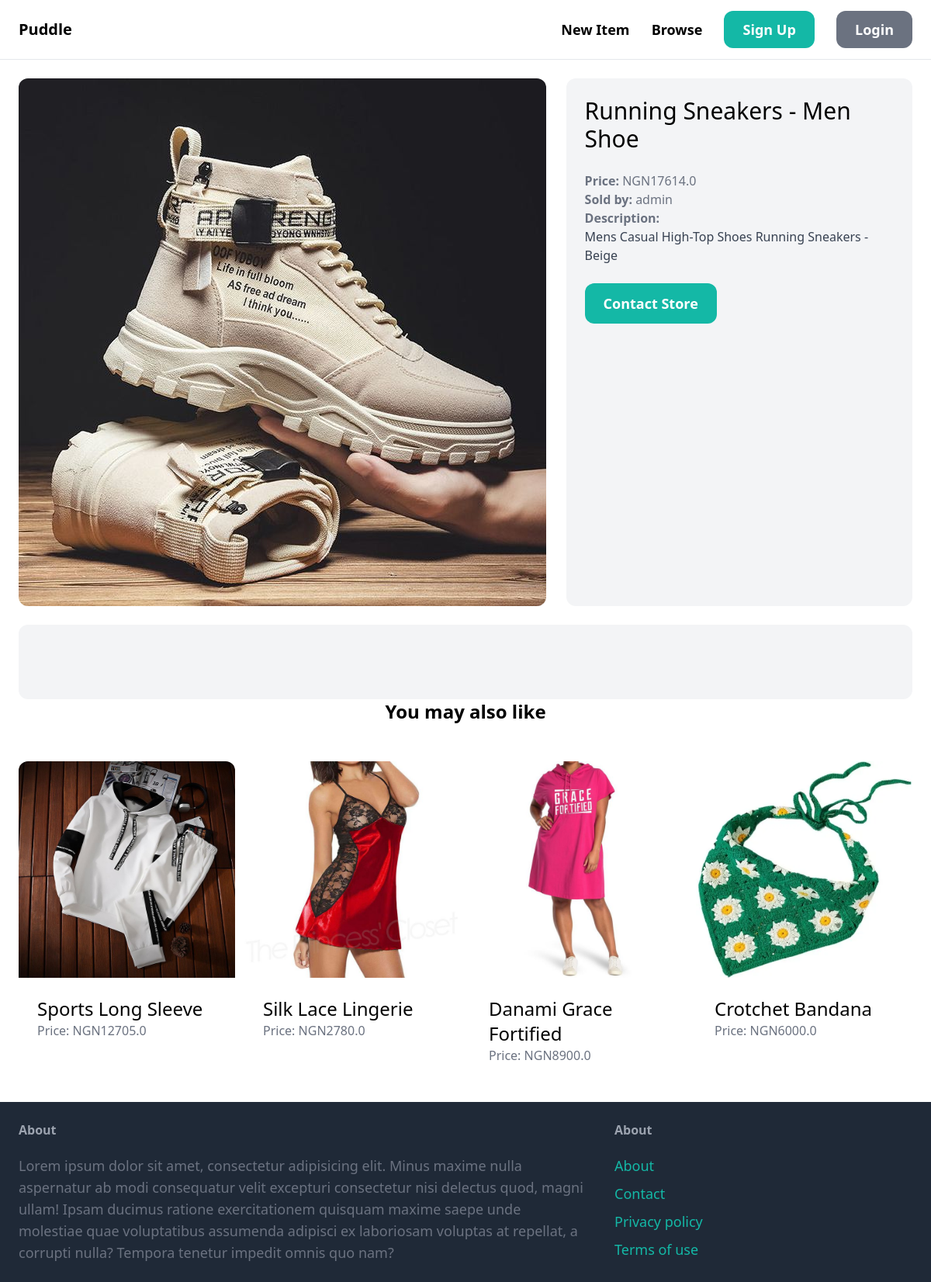
Screenshot of /items/2/ with the database file from the repository.
### item/models.py (models this page shows, shortened)
class Item(models.Model):
    category = models.ForeignKey(Category, related_name='items', on_delete=models.CASCADE)
    name = models.CharField(max_length=255)
    description = models.TextField(blank=True, null=True)
    price = models.FloatField()
    image = models.ImageField(upload_to='item_images', blank=True, null=True)
    is_sold = models.BooleanField(default=False)
    created_by = models.ForeignKey(User, related_name='items', on_delete=models.CASCADE)
    created_at = models.DateTimeField(auto_now_add=True)

### item/views.py (the view)
# urls.py: path('<int:pk>/', views.detail, name='detail'),
def detail(request, pk):
    item = get_object_or_404(Item, pk=pk)
    related_items = Item.objects.filter(category=item.category, is_sold=False).exclude(pk=pk)[0:4]
    return render(request, 'item/detail.html', {
        'item': item,
        'related_items': related_items,
    })

### item/templates/item/detail.html (shortened to what this page needs)
{% extends 'core/base.html' %}
{% block content %}
    <div class="grid grid-cols-5 gap-6">
        <div class="col-span-3">
            <img src="{{ item.image.url }}" alt="Item Image" class="rounded-xl">
        </div>
        <div class="col-span-2 p-6 bg-gray-100 rounded-xl">
            <h1 class="mb-6 text-3xl">{{ item.name }}</h1>
            <p class="text-gray-500"><strong>Price: </strong>NGN{{ item.price }}</p>
            <p class="text-gray-500"><strong>Sold by: </strong>{{ item.created_by }}</p>
            {% if item.description %}
                <p class="text-gray-700">
                    <strong class="text-gray-500">Description: </strong><br>
                    {{ item.description }}
                </p>
            {% endif %}
            <a href="#" class="inline-block mt-6 px-6 py-3 text-lg font-semibold bg-teal-500 text-white hover:bg-teal-700 rounded-xl">Contact Store</a>
        </div>
    </div>
    <div class="mt-6 px-6 py-12 bg-gray-100 rounded-xl"></div>
        <h2 class="mb-12 text-2xl text-center"><strong>You may also like</strong></h2>
        <div class="grid grid-cols-4 gap-3">
            {% for item in related_items %}
                <div>
                    <a href="{% url 'item:detail' item.id %}">
                        <div>
                            <img src="{{ item.image.url }}" class="rounded-t-xl" alt="Item Image">
                        </div>
                        <div class="p-6 bg-white rounded-b-xl">
                            <h2 class="text-2xl">{{ item.name }}</h2>
                            <p class="text-gray-500">Price: NGN{{ item.price }}</p>
                        </div>
                    </a>
                </div>
            {% endfor %}
        </div>
    </div>
{% endblock %}

### rows the page displays
Item: image (picture), name "Running Sneakers - Men Shoe", price "17614.0", created_by "admin", description "Mens Casual High-Top Shoes Running Sneakers - Beige"
Item: image (picture), name "Sports Long Sleeve", price "12705.0"
Item: image (picture), name "Silk Lace Lingerie", price "2780.0"
Item: image (picture), name "Danami Grace Fortified", price "8900.0"
Item: image (picture), name "Crotchet Bandana", price "6000.0"
